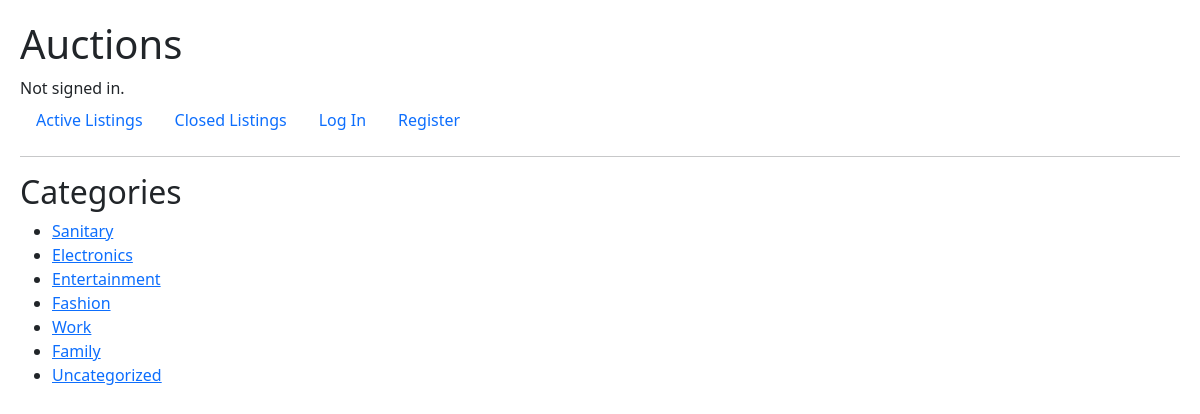
The page /categories on the database as committed earlier.
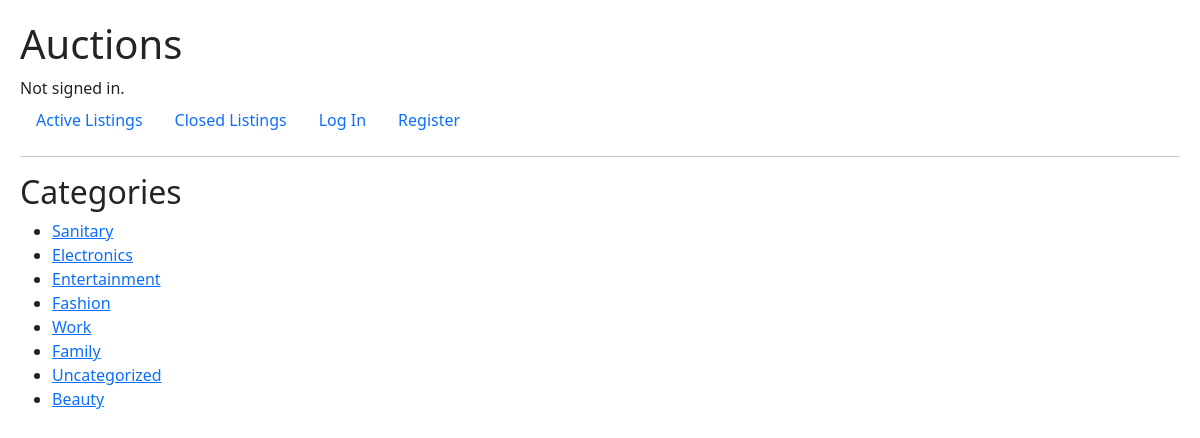
The same page on the database as committed later.
### auctions/models.py (models this page shows)
class Categories(models.Model):
    name = models.CharField(max_length=64, default="Uncategorized")
    def __str__(self):
        return self.name

### auctions/views.py (the view)
# urls.py: path("categories", views.categories, name="categories"),
def categories(request):
    categories = Categories.objects.all()
    return render(request, "auctions/categories.html", {
        "categories": categories,
    })

### auctions/templates/auctions/categories.html
{% extends "auctions/layout.html" %}
{% block body %}
    <h2>Categories</h2>
    <ul>
        {% for category in categories %}
            <li><a href="{% url 'category' category=category %}">{{ category }}</a></li>
        {% endfor %}
    </ul>
{% endblock %}

### auctions/templates/auctions/layout.html (shortened to what this page needs)
{% load static %}
<!DOCTYPE html>
<html lang="en">
    <head>
        <link href="https://cdn.jsdelivr.net/npm/bootstrap@5.3.1/dist/css/bootstrap.min.css" rel="stylesheet">
        <link href="{% static 'auctions/styles.css' %}" rel="stylesheet">
    </head>
    <body>
        <h1>Auctions</h1>
        <div>
            {% if user.is_authenticated %}
                Signed in as <strong>{{ user.username }}</strong>.
            {% else %}
                Not signed in.
            {% endif %}
        </div>
        <ul class="nav">
            <li class="nav-item">
                <a class="nav-link" href="{% url 'index' %}">Active Listings</a>
            </li>
            <li class="nav-item">
                <a class="nav-link" href="{% url 'closed' %}">Closed Listings</a>
            </li>
            {% if user.is_authenticated %}
                <li class="nav-item">
                    <a class="nav-link" href="{% url 'categories' %}">Categories</a>
                </li>
                <li class="nav-item">
                    <a class="nav-link" href="{% url 'watchlist' %}">Watchlist</a>
                </li>
                <li class="nav-item">
                    <a class="nav-link" href="{% url 'create_listing' %}">Create Listing</a>
                </li>
                <li class="nav-item">
                    <a class="nav-link" href="{% url 'logout' %}">Log Out</a>
                </li>
            {% else %}
                <li class="nav-item">
                    <a class="nav-link" href="{% url 'login' %}">Log In</a>
                </li>
                <li class="nav-item">
                    <a class="nav-link" href="{% url 'register' %}">Register</a>
                </li>
            {% endif %}
        </ul>
        <hr>
        {% block body %}
        {% endblock %}
    </body>
</html>

### auctions/static/auctions/styles.css (style rules this page uses)
body { margin: 10px; padding: 10px; }

Rows that differ between the two databases and show on the page:
added Categories: name "Beauty"
